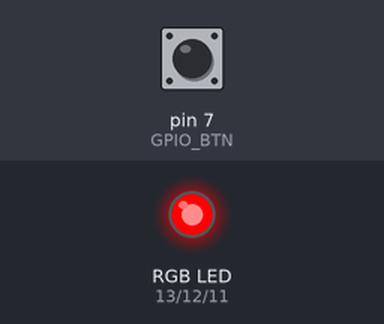
Bench run of a program on a simulated Arduino Uno, built with avr-gcc and run on an emulated ATmega328P. Parts: an RGB LED mixed from three pins (HIGH = lit). Inputs (shaded band) come from the test bench; at power-on: pin 7 (GPIO_BTN) HIGH. Dim RGB values are drawn brighter than linear.

Above: at 1.2 s.
1.3 s: pin 7 (GPIO_BTN) pulled LOW for 0.15 s
At 2.1 s:
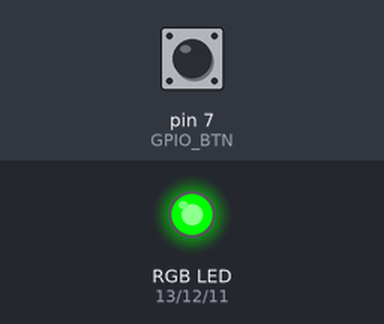
3.0 s: pin 7 (GPIO_BTN) pulled LOW for 1 s
At 3.5 s:
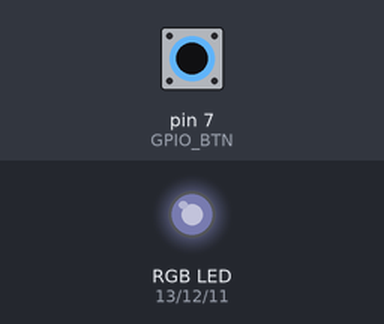
5.5 s: pin 7 (GPIO_BTN) pulled LOW for 1 s
At 7.4 s:
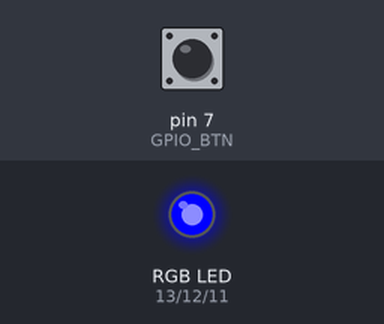
9.5 s: pin 7 (GPIO_BTN) pulled LOW for 0.15 s
At 10.8 s:
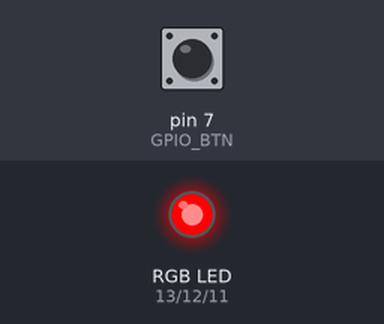
11.2 s: pin 7 (GPIO_BTN) pulled LOW for 3.2 s
At 12.2 s:
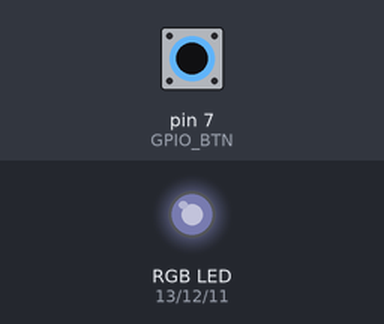
15.9 s: pin 7 (GPIO_BTN) pulled LOW for 0.15 s
At 18.3 s:
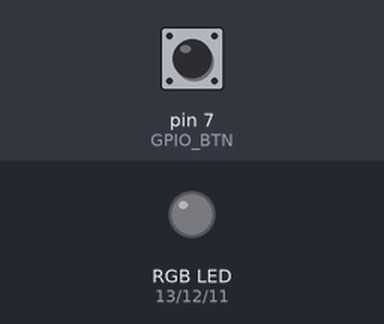
Timing chart, 0 to 19.9 s (numbered marks = the images above; inputs shaded):
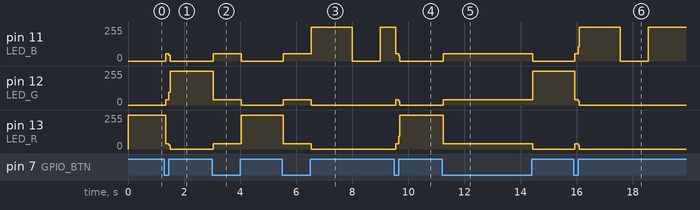

The program:

main.cpp
```cpp
#include <Arduino.h>
#include "state_machine.h"

#define LED_R 13
#define LED_G 12
#define LED_B 11

#define GPIO_BTN 7

SM_DEFINE_STATE(STOP);
SM_DEFINE_STATE(PREPARE_ON);
SM_DEFINE_STATE(PREPARE_OFF);
SM_DEFINE_STATE(RUN);

SM_DECLARE_FUNCTION(runMachine);

SM_state_t arduinoState;

void setup()
{
  pinMode(LED_R, OUTPUT);
  pinMode(LED_G, OUTPUT);
  pinMode(LED_B, OUTPUT);
  pinMode(GPIO_BTN, INPUT_PULLUP);

  Serial.begin(9600);

  SM_INIT(&arduinoState, STOP);
}

void loop()
{
  runMachine(&arduinoState);
}

SM_timer_t timer1 = SM_timer_DEFAULT;
SM_timer_t timer2 = SM_timer_DEFAULT;

int buttonPressed(SM_state_t *state)
{
  return digitalRead(GPIO_BTN) == LOW;
}

void stopAction(SM_state_t *state, int phase)
{
  if (phase == SM_PHASE_ENTERING)
  {
    digitalWrite(LED_R, HIGH);
  }
  else if (phase == SM_PHASE_EXIT)
  {
    digitalWrite(LED_R, LOW);
  }
}

void prepareOnAction(SM_state_t *state, int phase)
{
  if (phase == SM_PHASE_ENTERING)
  {
    digitalWrite(LED_B, HIGH);
    smTimerStart(&timer1);
  }
  else if (phase == SM_PHASE_EXIT)
  {
    digitalWrite(LED_B, LOW);
  }
}

void prepareOffAction(SM_state_t *state, int phase)
{
  if (phase == SM_PHASE_ENTERING)
  {
    smTimerStart(&timer2);
  }
}

void runAction(SM_state_t *state, int phase)
{
  if (phase == SM_PHASE_ENTERING)
  {
    digitalWrite(LED_G, HIGH);
  }
  else if (phase == SM_PHASE_EXIT)
  {
    digitalWrite(LED_G, LOW);
  }
}

SM_DEFINE_FUNCTION_BEGIN(runMachine)
SM_STATE_BEGIN(STOP, stopAction)
SM_TRASITION(buttonPressed, PREPARE_ON)
SM_STATE_END()

SM_STATE_BEGIN(PREPARE_ON, prepareOnAction)
SM_TRASITION(buttonPressed, RUN)
SM_TRASITION_INLINE(smTimerElapsed(&timer1, 1500), PREPARE_OFF)
SM_STATE_END()

SM_STATE_BEGIN(PREPARE_OFF, prepareOffAction)
SM_TRASITION(buttonPressed, RUN)
SM_TRASITION_INLINE(smTimerElapsed(&timer2, 1000), PREPARE_ON)
SM_STATE_END()

SM_STATE_BEGIN(RUN, runAction)
SM_TRASITION(buttonPressed, STOP)
SM_STATE_END()
SM_DEFINE_FUNCTION_END()
```

state_machine.h
```cpp
#pragma once
#include <Arduino.h>

#define SM_PHASE_ENTERING 1
#define SM_PHASE_DO 2
#define SM_PHASE_EXIT 3

typedef struct
{
    int state;
    int phase;
} SM_state_t;

typedef void(SM_action_fn)(SM_state_t *, int);

#define SM_DEFINE_STATE(name) const int name = __COUNTER__
#define SM_STATE_BEGIN(p_state, action)         \
    if (p_state == _state->state)               \
    {                                           \
        action(_state, _state->phase);          \
        if (_state->phase == SM_PHASE_ENTERING) \
        {                                       \
            _state->phase = SM_PHASE_DO;   \
        }                                       \
        _last_action = (action);

#define SM_STATE_END() \
    return;            \
    }

#define SM_TRASITION_INLINE(condition, p_state)     \
    if (condition)                                  \
    {                                               \
        if (_state->state != p_state)               \
        {                                           \
            _state->phase = SM_PHASE_ENTERING;      \
            _last_action(_state, SM_PHASE_EXIT); \
        }                                           \
        _state->state = p_state;                    \
        return;                                     \
    }

#define SM_TRASITION(condition, p_state) SM_TRASITION_INLINE(condition(_state), p_state)

#define SM_DEFINE_FUNCTION_BEGIN(name) \
    void name(SM_state_t *_state)      \
    {                                  \
        SM_action_fn *_last_action = NULL;
#define SM_DEFINE_FUNCTION_END() }

#define SM_DECLARE_FUNCTION(name) void name(SM_state_t *_state)

#define SM_INIT(state_t_ptr, p_state) \
    (state_t_ptr)->state = p_state;   \
    (state_t_ptr)->phase = SM_PHASE_ENTERING

typedef struct
{
    unsigned long value;

} SM_timer_t;

#define SM_timer_DEFAULT {0};

void smTimerStart(SM_timer_t *timer)
{
    timer->value = millis();
    if (timer->value == 0)
    {
        timer->value = 1;
    }
}

int smTimerElapsed(SM_timer_t *timer, unsigned long duration)
{
    if (timer->value != 0 && millis() - timer->value >= duration)
    {
        timer->value = 0;
        return 1;
    }

    return 0;
}

const char* getPhaseName(int phase)
{
    switch (phase)
    {
    case SM_PHASE_ENTERING:
        return "ENTERING";
    case SM_PHASE_DO:
        return "DO";
    case SM_PHASE_EXIT:
        return "EXIT";
    default:
        return "UNKNOWN";
    }
}
```

Measured:
- after the input at 1.3 s, pin 11 (LED_B): 0/255 → 56/255 at once, → 0/255 0.12 s later; pin 12 (LED_G): 0/255 → 39/255 at once, → 255/255 0.12 s later; pin 13 (LED_R): 255/255 → 38/255 at once, → 0/255 0.12 s later
- after the input at 3.0 s, pin 11 (LED_B): 0/255 → 56/255 at once, → 0/255 1.0 s later; pin 12 (LED_G): 255/255 → 39/255 at once, → 0/255 1.0 s later; pin 13 (LED_R): 0/255 → 38/255 at once, → 255/255 1.0 s later
- after the input at 5.5 s, pin 11 (LED_B): 0/255 → 55/255 at once, → 255/255 1.0 s later, → 0/255 1.5 s later, → 255/255 1.0 s later; pin 12 (LED_G): 0/255 → 38/255 at once, → 0/255 1.0 s later; pin 13 (LED_R): 255/255 → 39/255 at once, → 0/255 1.0 s later
- after the input at 9.5 s, pin 11 (LED_B): 255/255 → 55/255 at once, → 0/255 0.12 s later; pin 12 (LED_G): 0/255 → 38/255 at once, → 0/255 0.12 s later; pin 13 (LED_R): 0/255 → 39/255 at once, → 255/255 0.12 s later
- after the input at 11.2 s, pin 11 (LED_B): 0/255 → 56/255 at once, → 0/255 3.2 s later; pin 12 (LED_G): 0/255 → 39/255 at once, → 255/255 3.2 s later; pin 13 (LED_R): 255/255 → 38/255 at once, → 0/255 3.2 s later
- after the input at 15.9 s, pin 11 (LED_B): 0/255 → 56/255 at once, → 255/255 0.12 s later, → 0/255 1.5 s later, → 255/255 1.0 s later; pin 12 (LED_G): 255/255 → 39/255 at once, → 0/255 0.12 s later; pin 13 (LED_R): 0/255 → 38/255 at once, → 0/255 0.12 s later
